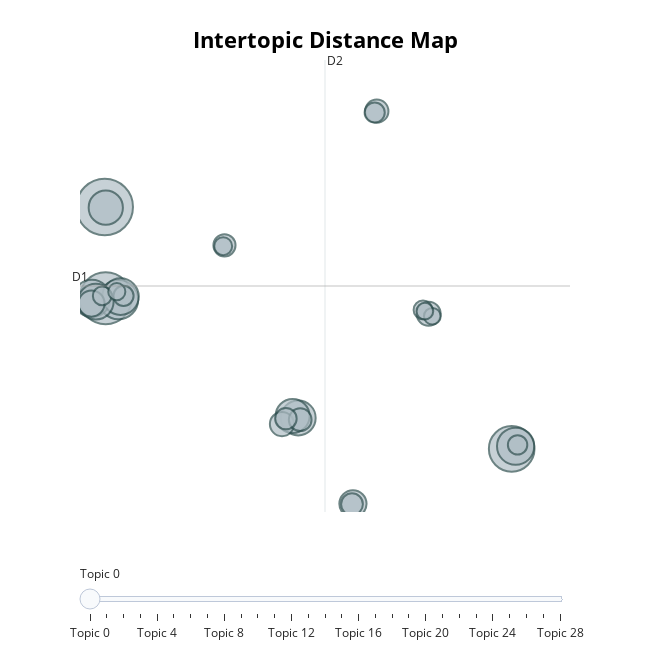

The cell this chart's notebook holds for it:
### Code cell
# Re-visualize the intertopic distance map
fig = general_topic_model.visualize_topics()
fig.show()

### Figure 1 — Plotly figure (JSON) as saved in the notebook; plotly's stock layout.template omitted (floating-point values rounded to 4 significant figures)
{"data": [{"customdata": [[0, "love | never | heart | without | away", 229], [1, "baby | girl | cause | need | back", 194], [2, "bitch | fuck | shit | back | gon", 149], [3, "boogie | mony | shake | twist | watch", 111], [4, "love | baby | lovin | need | girl", 99], [5, "bay | crank | watch | soulja | boy", 99], [6, "baby | body | love | long | way", 96], [7, "chance | woman | girl | love | man", 91], [8, "promise | hope | bright | believe | church", 87], [9, "love | ever | true | always | never", 84], [10, "seeds | running | sowing | wind | boat", 83], [11, "country | little | ride | old | road", 53], [12, "free | naturally | irresistible | deserve | obsession", 49], [13, "boogety | boys | bird | mow | willy", 42], [14, "move | casbah | lights | bows | insane", 41], [15, "que | de | te | tú | el", 39], [16, "happy | run | world | war | waiting", 37], [17, "summer | love | bye | september | sealed", 35], [18, "night | older | thought | proof | bout", 34], [19, "dad | says | dandy | glory | joyride", 33], [20, "te | mi | que | baby | se", 29], [21, "fire | burning | burn | hot | venus", 29], [22, "beach | miami | california | international | baby", 27], [23, "girl | rumour | call | trust | wants", 25], [24, "proof | funny | top | swift | taylor", 25], [25, "rain | rainy | raindrops | carrie | night", 23], [26, "dance | music | dancing | night | groove", 21], [27, "thriller | pussycat | writer | hello | counting", 20], [28, "hollywood | cardi | panda | swalla | swinging", 20]], "hovertemplate": "<b>Topic %{customdata[0]}</b><br>%{customdata[1]}<br>Size: %{customdata[2]}", "legendgroup": "", "marker": {"color": "#B0BEC5", "line": {"color": "DarkSlateGrey", "width": 2}, "size": [229, 194, 149, 111, 99, 99, 96, 91, 87, 84, 83, 53, 49, 42, 41, 39, 37, 35, 34, 33, 29, 29, 27, 25, 25, 23, 21, 20, 20], "sizemode": "area", "sizeref": 0.1431, "symbol": "circle"}, "mode": "markers", "name": "", "orientation": "v", "showlegend": false, "type": "scatter", "x": [-3.358, -3.308, 18.17, -2.631, -4.036, 18.38, -2.522, -3.828, 6.879, -3.3, 6.582, 9.774, -4.056, 6.021, 13.78, 11.03, 6.984, 2.979, 9.723, 6.228, 10.92, -2.361, 18.48, -3.489, 13.48, 2.91, -2.718, 13.97, 13.58], "xaxis": "x", "y": [19.24, 12.07, 0.2457, 11.96, 12.06, 0.4529, 12.2, 11.81, 2.672, 19.19, 2.828, -4.069, 11.66, 2.194, 10.86, 26.77, 2.541, 16.22, -4.097, 2.62, 26.66, 12.26, 0.5575, 12.26, 11.16, 16.16, 12.59, 10.66, 11.06], "yaxis": "y"}], "layout": {"annotations": [{"showarrow": false, "text": "D1", "x": -4.664, "y": 13.03, "yshift": 10}, {"showarrow": false, "text": "D2", "x": 8.296, "xshift": 10, "y": 30.78}], "height": 650, "hoverlabel": {"bgcolor": "white", "font": {"family": "Rockwell", "size": 16}}, "legend": {"itemsizing": "constant", "tracegroupgap": 0}, "margin": {"t": 60}, "shapes": [{"line": {"color": "#CFD8DC", "width": 2}, "type": "line", "x0": 8.296, "x1": 8.296, "y0": -4.711, "y1": 30.78}, {"line": {"color": "#9E9E9E", "width": 2}, "type": "line", "x0": -4.664, "x1": 21.26, "y0": 13.03, "y1": 13.03}], "sliders": [{"active": 0, "pad": {"t": 50}, "steps": [{"args": [{"marker.color": [["red", "#B0BEC5", "#B0BEC5", "#B0BEC5", "#B0BEC5", "#B0BEC5", "#B0BEC5", "#B0BEC5", "#B0BEC5", "#B0BEC5", "#B0BEC5", "#B0BEC5", "#B0BEC5", "#B0BEC5", "#B0BEC5", "#B0BEC5", "#B0BEC5", "#B0BEC5", "#B0BEC5", "#B0BEC5", "#B0BEC5", "#B0BEC5", "#B0BEC5", "#B0BEC5", "#B0BEC5", "#B0BEC5", "#B0BEC5", "#B0BEC5", "#B0BEC5"]]}], "label": "Topic 0", "method": "update"}, {"args": [{"marker.color": [["#B0BEC5", "red", "#B0BEC5", "#B0BEC5", "#B0BEC5", "#B0BEC5", "#B0BEC5", "#B0BEC5", "#B0BEC5", "#B0BEC5", "#B0BEC5", "#B0BEC5", "#B0BEC5", "#B0BEC5", "#B0BEC5", "#B0BEC5", "#B0BEC5", "#B0BEC5", "#B0BEC5", "#B0BEC5", "#B0BEC5", "#B0BEC5", "#B0BEC5", "#B0BEC5", "#B0BEC5", "#B0BEC5", "#B0BEC5", "#B0BEC5", "#B0BEC5"]]}], "label": "Topic 1", "method": "update"}, {"args": [{"marker.color": [["#B0BEC5", "#B0BEC5", "red", "#B0BEC5", "#B0BEC5", "#B0BEC5", "#B0BEC5", "#B0BEC5", "#B0BEC5", "#B0BEC5", "#B0BEC5", "#B0BEC5", "#B0BEC5", "#B0BEC5", "#B0BEC5", "#B0BEC5", "#B0BEC5", "#B0BEC5", "#B0BEC5", "#B0BEC5", "#B0BEC5", "#B0BEC5", "#B0BEC5", "#B0BEC5", "#B0BEC5", "#B0BEC5", "#B0BEC5", "#B0BEC5", "#B0BEC5"]]}], "label": "Topic 2", "method": "update"}, {"args": [{"marker.color": [["#B0BEC5", "#B0BEC5", "#B0BEC5", "red", "#B0BEC5", "#B0BEC5", "#B0BEC5", "#B0BEC5", "#B0BEC5", "#B0BEC5", "#B0BEC5", "#B0BEC5", "#B0BEC5", "#B0BEC5", "#B0BEC5", "#B0BEC5", "#B0BEC5", "#B0BEC5", "#B0BEC5", "#B0BEC5", "#B0BEC5", "#B0BEC5", "#B0BEC5", "#B0BEC5", "#B0BEC5", "#B0BEC5", "#B0BEC5", "#B0BEC5", "#B0BEC5"]]}], "label": "Topic 3", "method": "update"}, {"args": [{"marker.color": [["#B0BEC5", "#B0BEC5", "#B0BEC5", "#B0BEC5", "red", "#B0BEC5", "#B0BEC5", "#B0BEC5", "#B0BEC5", "#B0BEC5", "#B0BEC5", "#B0BEC5", "#B0BEC5", "#B0BEC5", "#B0BEC5", "#B0BEC5", "#B0BEC5", "#B0BEC5", "#B0BEC5", "#B0BEC5", "#B0BEC5", "#B0BEC5", "#B0BEC5", "#B0BEC5", "#B0BEC5", "#B0BEC5", "#B0BEC5", "#B0BEC5", "#B0BEC5"]]}], "label": "Topic 4", "method": "update"}, {"args": [{"marker.color": [["#B0BEC5", "#B0BEC5", "#B0BEC5", "#B0BEC5", "#B0BEC5", "red", "#B0BEC5", "#B0BEC5", "#B0BEC5", "#B0BEC5", "#B0BEC5", "#B0BEC5", "#B0BEC5", "#B0BEC5", "#B0BEC5", "#B0BEC5", "#B0BEC5", "#B0BEC5", "#B0BEC5", "#B0BEC5", "#B0BEC5", "#B0BEC5", "#B0BEC5", "#B0BEC5", "#B0BEC5", "#B0BEC5", "#B0BEC5", "#B0BEC5", "#B0BEC5"]]}], "label": "Topic 5", "method": "update"}, {"args": [{"marker.color": [["#B0BEC5", "#B0BEC5", "#B0BEC5", "#B0BEC5", "#B0BEC5", "#B0BEC5", "red", "#B0BEC5", "#B0BEC5", "#B0BEC5", "#B0BEC5", "#B0BEC5", "#B0BEC5", "#B0BEC5", "#B0BEC5", "#B0BEC5", "#B0BEC5", "#B0BEC5", "#B0BEC5", "#B0BEC5", "#B0BEC5", "#B0BEC5", "#B0BEC5", "#B0BEC5", "#B0BEC5", "#B0BEC5", "#B0BEC5", "#B0BEC5", "#B0BEC5"]]}], "label": "Topic 6", "method": "update"}, {"args": [{"marker.color": [["#B0BEC5", "#B0BEC5", "#B0BEC5", "#B0BEC5", "#B0BEC5", "#B0BEC5", "#B0BEC5", "red", "#B0BEC5", "#B0BEC5", "#B0BEC5", "#B0BEC5", "#B0BEC5", "#B0BEC5", "#B0BEC5", "#B0BEC5", "#B0BEC5", "#B0BEC5", "#B0BEC5", "#B0BEC5", "#B0BEC5", "#B0BEC5", "#B0BEC5", "#B0BEC5", "#B0BEC5", "#B0BEC5", "#B0BEC5", "#B0BEC5", "#B0BEC5"]]}], "label": "Topic 7", "method": "update"}, {"args": [{"marker.color": [["#B0BEC5", "#B0BEC5", "#B0BEC5", "#B0BEC5", "#B0BEC5", "#B0BEC5", "#B0BEC5", "#B0BEC5", "red", "#B0BEC5", "#B0BEC5", "#B0BEC5", "#B0BEC5", "#B0BEC5", "#B0BEC5", "#B0BEC5", "#B0BEC5", "#B0BEC5", "#B0BEC5", "#B0BEC5", "#B0BEC5", "#B0BEC5", "#B0BEC5", "#B0BEC5", "#B0BEC5", "#B0BEC5", "#B0BEC5", "#B0BEC5", "#B0BEC5"]]}], "label": "Topic 8", "method": "update"}, {"args": [{"marker.color": [["#B0BEC5", "#B0BEC5", "#B0BEC5", "#B0BEC5", "#B0BEC5", "#B0BEC5", "#B0BEC5", "#B0BEC5", "#B0BEC5", "red", "#B0BEC5", "#B0BEC5", "#B0BEC5", "#B0BEC5", "#B0BEC5", "#B0BEC5", "#B0BEC5", "#B0BEC5", "#B0BEC5", "#B0BEC5", "#B0BEC5", "#B0BEC5", "#B0BEC5", "#B0BEC5", "#B0BEC5", "#B0BEC5", "#B0BEC5", "#B0BEC5", "#B0BEC5"]]}], "label": "Topic 9", "method": "update"}, {"args": [{"marker.color": [["#B0BEC5", "#B0BEC5", "#B0BEC5", "#B0BEC5", "#B0BEC5", "#B0BEC5", "#B0BEC5", "#B0BEC5", "#B0BEC5", "#B0BEC5", "red", "#B0BEC5", "#B0BEC5", "#B0BEC5", "#B0BEC5", "#B0BEC5", "#B0BEC5", "#B0BEC5", "#B0BEC5", "#B0BEC5", "#B0BEC5", "#B0BEC5", "#B0BEC5", "#B0BEC5", "#B0BEC5", "#B0BEC5", "#B0BEC5", "#B0BEC5", "#B0BEC5"]]}], "label": "Topic 10", "method": "update"}, {"args": [{"marker.color": [["#B0BEC5", "#B0BEC5", "#B0BEC5", "#B0BEC5", "#B0BEC5", "#B0BEC5", "#B0BEC5", "#B0BEC5", "#B0BEC5", "#B0BEC5", "#B0BEC5", "red", "#B0BEC5", "#B0BEC5", "#B0BEC5", "#B0BEC5", "#B0BEC5", "#B0BEC5", "#B0BEC5", "#B0BEC5", "#B0BEC5", "#B0BEC5", "#B0BEC5", "#B0BEC5", "#B0BEC5", "#B0BEC5", "#B0BEC5", "#B0BEC5", "#B0BEC5"]]}], "label": "Topic 11", "method": "update"}, {"args": [{"marker.color": [["#B0BEC5", "#B0BEC5", "#B0BEC5", "#B0BEC5", "#B0BEC5", "#B0BEC5", "#B0BEC5", "#B0BEC5", "#B0BEC5", "#B0BEC5", "#B0BEC5", "#B0BEC5", "red", "#B0BEC5", "#B0BEC5", "#B0BEC5", "#B0BEC5", "#B0BEC5", "#B0BEC5", "#B0BEC5", "#B0BEC5", "#B0BEC5", "#B0BEC5", "#B0BEC5", "#B0BEC5", "#B0BEC5", "#B0BEC5", "#B0BEC5", "#B0BEC5"]]}], "label": "Topic 12", "method": "update"}, {"args": [{"marker.color": [["#B0BEC5", "#B0BEC5", "#B0BEC5", "#B0BEC5", "#B0BEC5", "#B0BEC5", "#B0BEC5", "#B0BEC5", "#B0BEC5", "#B0BEC5", "#B0BEC5", "#B0BEC5", "#B0BEC5", "red", "#B0BEC5", "#B0BEC5", "#B0BEC5", "#B0BEC5", "#B0BEC5", "#B0BEC5", "#B0BEC5", "#B0BEC5", "#B0BEC5", "#B0BEC5", "#B0BEC5", "#B0BEC5", "#B0BEC5", "#B0BEC5", "#B0BEC5"]]}], "label": "Topic 13", "method": "update"}, {"args": [{"marker.color": [["#B0BEC5", "#B0BEC5", "#B0BEC5", "#B0BEC5", "#B0BEC5", "#B0BEC5", "#B0BEC5", "#B0BEC5", "#B0BEC5", "#B0BEC5", "#B0BEC5", "#B0BEC5", "#B0BEC5", "#B0BEC5", "red", "#B0BEC5", "#B0BEC5", "#B0BEC5", "#B0BEC5", "#B0BEC5", "#B0BEC5", "#B0BEC5", "#B0BEC5", "#B0BEC5", "#B0BEC5", "#B0BEC5", "#B0BEC5", "#B0BEC5", "#B0BEC5"]]}], "label": "Topic 14", "method": "update"}, {"args": [{"marker.color": [["#B0BEC5", "#B0BEC5", "#B0BEC5", "#B0BEC5", "#B0BEC5", "#B0BEC5", "#B0BEC5", "#B0BEC5", "#B0BEC5", "#B0BEC5", "#B0BEC5", "#B0BEC5", "#B0BEC5", "#B0BEC5", "#B0BEC5", "red", "#B0BEC5", "#B0BEC5", "#B0BEC5", "#B0BEC5", "#B0BEC5", "#B0BEC5", "#B0BEC5", "#B0BEC5", "#B0BEC5", "#B0BEC5", "#B0BEC5", "#B0BEC5", "#B0BEC5"]]}], "label": "Topic 15", "method": "update"}, {"args": [{"marker.color": [["#B0BEC5", "#B0BEC5", "#B0BEC5", "#B0BEC5", "#B0BEC5", "#B0BEC5", "#B0BEC5", "#B0BEC5", "#B0BEC5", "#B0BEC5", "#B0BEC5", "#B0BEC5", "#B0BEC5", "#B0BEC5", "#B0BEC5", "#B0BEC5", "red", "#B0BEC5", "#B0BEC5", "#B0BEC5", "#B0BEC5", "#B0BEC5", "#B0BEC5", "#B0BEC5", "#B0BEC5", "#B0BEC5", "#B0BEC5", "#B0BEC5", "#B0BEC5"]]}], "label": "Topic 16", "method": "update"}, {"args": [{"marker.color": [["#B0BEC5", "#B0BEC5", "#B0BEC5", "#B0BEC5", "#B0BEC5", "#B0BEC5", "#B0BEC5", "#B0BEC5", "#B0BEC5", "#B0BEC5", "#B0BEC5", "#B0BEC5", "#B0BEC5", "#B0BEC5", "#B0BEC5", "#B0BEC5", "#B0BEC5", "red", "#B0BEC5", "#B0BEC5", "#B0BEC5", "#B0BEC5", "#B0BEC5", "#B0BEC5", "#B0BEC5", "#B0BEC5", "#B0BEC5", "#B0BEC5", "#B0BEC5"]]}], "label": "Topic 17", "method": "update"}, {"args": [{"marker.color": [["#B0BEC5", "#B0BEC5", "#B0BEC5", "#B0BEC5", "#B0BEC5", "#B0BEC5", "#B0BEC5", "#B0BEC5", "#B0BEC5", "#B0BEC5", "#B0BEC5", "#B0BEC5", "#B0BEC5", "#B0BEC5", "#B0BEC5", "#B0BEC5", "#B0BEC5", "#B0BEC5", "red", "#B0BEC5", "#B0BEC5", "#B0BEC5", "#B0BEC5", "#B0BEC5", "#B0BEC5", "#B0BEC5", "#B0BEC5", "#B0BEC5", "#B0BEC5"]]}], "label": "Topic 18", "method": "update"}, {"args": [{"marker.color": [["#B0BEC5", "#B0BEC5", "#B0BEC5", "#B0BEC5", "#B0BEC5", "#B0BEC5", "#B0BEC5", "#B0BEC5", "#B0BEC5", "#B0BEC5", "#B0BEC5", "#B0BEC5", "#B0BEC5", "#B0BEC5", "#B0BEC5", "#B0BEC5", "#B0BEC5", "#B0BEC5", "#B0BEC5", "red", "#B0BEC5", "#B0BEC5", "#B0BEC5", "#B0BEC5", "#B0BEC5", "#B0BEC5", "#B0BEC5", "#B0BEC5", "#B0BEC5"]]}], "label": "Topic 19", "method": "update"}, {"args": [{"marker.color": [["#B0BEC5", "#B0BEC5", "#B0BEC5", "#B0BEC5", "#B0BEC5", "#B0BEC5", "#B0BEC5", "#B0BEC5", "#B0BEC5", "#B0BEC5", "#B0BEC5", "#B0BEC5", "#B0BEC5", "#B0BEC5", "#B0BEC5", "#B0BEC5", "#B0BEC5", "#B0BEC5", "#B0BEC5", "#B0BEC5", "red", "#B0BEC5", "#B0BEC5", "#B0BEC5", "#B0BEC5", "#B0BEC5", "#B0BEC5", "#B0BEC5", "#B0BEC5"]]}], "label": "Topic 20", "method": "update"}, {"args": [{"marker.color": [["#B0BEC5", "#B0BEC5", "#B0BEC5", "#B0BEC5", "#B0BEC5", "#B0BEC5", "#B0BEC5", "#B0BEC5", "#B0BEC5", "#B0BEC5", "#B0BEC5", "#B0BEC5", "#B0BEC5", "#B0BEC5", "#B0BEC5", "#B0BEC5", "#B0BEC5", "#B0BEC5", "#B0BEC5", "#B0BEC5", "#B0BEC5", "red", "#B0BEC5", "#B0BEC5", "#B0BEC5", "#B0BEC5", "#B0BEC5", "#B0BEC5", "#B0BEC5"]]}], "label": "Topic 21", "method": "update"}, {"args": [{"marker.color": [["#B0BEC5", "#B0BEC5", "#B0BEC5", "#B0BEC5", "#B0BEC5", "#B0BEC5", "#B0BEC5", "#B0BEC5", "#B0BEC5", "#B0BEC5", "#B0BEC5", "#B0BEC5", "#B0BEC5", "#B0BEC5", "#B0BEC5", "#B0BEC5", "#B0BEC5", "#B0BEC5", "#B0BEC5", "#B0BEC5", "#B0BEC5", "#B0BEC5", "red", "#B0BEC5", "#B0BEC5", "#B0BEC5", "#B0BEC5", "#B0BEC5", "#B0BEC5"]]}], "label": "Topic 22", "method": "update"}, {"args": [{"marker.color": [["#B0BEC5", "#B0BEC5", "#B0BEC5", "#B0BEC5", "#B0BEC5", "#B0BEC5", "#B0BEC5", "#B0BEC5", "#B0BEC5", "#B0BEC5", "#B0BEC5", "#B0BEC5", "#B0BEC5", "#B0BEC5", "#B0BEC5", "#B0BEC5", "#B0BEC5", "#B0BEC5", "#B0BEC5", "#B0BEC5", "#B0BEC5", "#B0BEC5", "#B0BEC5", "red", "#B0BEC5", "#B0BEC5", "#B0BEC5", "#B0BEC5", "#B0BEC5"]]}], "label": "Topic 23", "method": "update"}, {"args": [{"marker.color": [["#B0BEC5", "#B0BEC5", "#B0BEC5", "#B0BEC5", "#B0BEC5", "#B0BEC5", "#B0BEC5", "#B0BEC5", "#B0BEC5", "#B0BEC5", "#B0BEC5", "#B0BEC5", "#B0BEC5", "#B0BEC5", "#B0BEC5", "#B0BEC5", "#B0BEC5", "#B0BEC5", "#B0BEC5", "#B0BEC5", "#B0BEC5", "#B0BEC5", "#B0BEC5", "#B0BEC5", "red", "#B0BEC5", "#B0BEC5", "#B0BEC5", "#B0BEC5"]]}], "label": "Topic 24", "method": "update"}, {"args": [{"marker.color": [["#B0BEC5", "#B0BEC5", "#B0BEC5", "#B0BEC5", "#B0BEC5", "#B0BEC5", "#B0BEC5", "#B0BEC5", "#B0BEC5", "#B0BEC5", "#B0BEC5", "#B0BEC5", "#B0BEC5", "#B0BEC5", "#B0BEC5", "#B0BEC5", "#B0BEC5", "#B0BEC5", "#B0BEC5", "#B0BEC5", "#B0BEC5", "#B0BEC5", "#B0BEC5", "#B0BEC5", "#B0BEC5", "red", "#B0BEC5", "#B0BEC5", "#B0BEC5"]]}], "label": "Topic 25", "method": "update"}, {"args": [{"marker.color": [["#B0BEC5", "#B0BEC5", "#B0BEC5", "#B0BEC5", "#B0BEC5", "#B0BEC5", "#B0BEC5", "#B0BEC5", "#B0BEC5", "#B0BEC5", "#B0BEC5", "#B0BEC5", "#B0BEC5", "#B0BEC5", "#B0BEC5", "#B0BEC5", "#B0BEC5", "#B0BEC5", "#B0BEC5", "#B0BEC5", "#B0BEC5", "#B0BEC5", "#B0BEC5", "#B0BEC5", "#B0BEC5", "#B0BEC5", "red", "#B0BEC5", "#B0BEC5"]]}], "label": "Topic 26", "method": "update"}, {"args": [{"marker.color": [["#B0BEC5", "#B0BEC5", "#B0BEC5", "#B0BEC5", "#B0BEC5", "#B0BEC5", "#B0BEC5", "#B0BEC5", "#B0BEC5", "#B0BEC5", "#B0BEC5", "#B0BEC5", "#B0BEC5", "#B0BEC5", "#B0BEC5", "#B0BEC5", "#B0BEC5", "#B0BEC5", "#B0BEC5", "#B0BEC5", "#B0BEC5", "#B0BEC5", "#B0BEC5", "#B0BEC5", "#B0BEC5", "#B0BEC5", "#B0BEC5", "red", "#B0BEC5"]]}], "label": "Topic 27", "method": "update"}, {"args": [{"marker.color": [["#B0BEC5", "#B0BEC5", "#B0BEC5", "#B0BEC5", "#B0BEC5", "#B0BEC5", "#B0BEC5", "#B0BEC5", "#B0BEC5", "#B0BEC5", "#B0BEC5", "#B0BEC5", "#B0BEC5", "#B0BEC5", "#B0BEC5", "#B0BEC5", "#B0BEC5", "#B0BEC5", "#B0BEC5", "#B0BEC5", "#B0BEC5", "#B0BEC5", "#B0BEC5", "#B0BEC5", "#B0BEC5", "#B0BEC5", "#B0BEC5", "#B0BEC5", "red"]]}], "label": "Topic 28", "method": "update"}]}], "title": {"font": {"color": "Black", "size": 22}, "text": "<b>Intertopic Distance Map</b>", "x": 0.5, "xanchor": "center", "y": 0.95, "yanchor": "top"}, "width": 650, "xaxis": {"anchor": "y", "domain": [0, 1], "range": [-4.664, 21.26], "title": {"text": ""}, "visible": false}, "yaxis": {"anchor": "x", "domain": [0, 1], "range": [-4.711, 30.78], "title": {"text": ""}, "visible": false}}}
